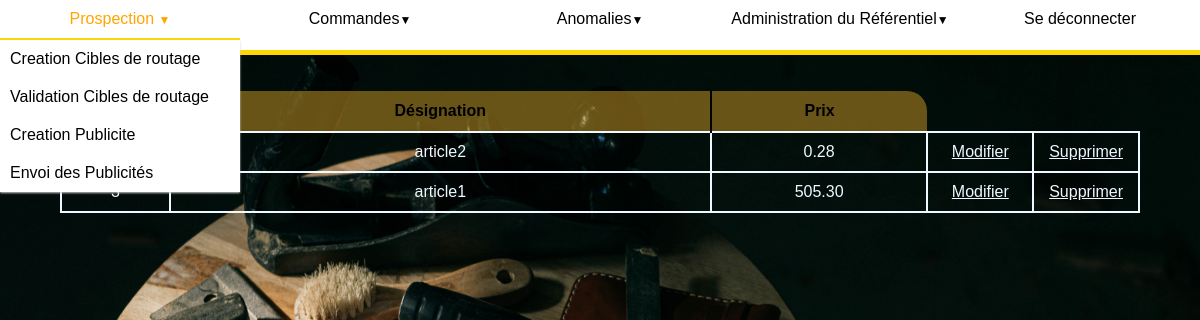
Page /referentiel/articles (signed in) on the committed database.
### referentiel/models.py (models this page shows, shortened)
class Article(models.Model):
    designation = models.CharField(max_length=200)
    prix = models.DecimalField(max_digits=6, decimal_places=2)

### referentiel/views.py (the view)
# urls.py: path('articles', views.tableArticle, name='affichageReferentielArticles'),
@permission_required("utilisateurs.perm_administrerRef")
def tableArticle(request):
    contexte = {'articles': Article.objects.all()}
    return render(request, 'referentiel/afficheArticle.html', contexte)

### referentiel/templates/referentiel/afficheArticle.html
{% extends 'referentiel/referentiel_view.html' %}
{%block content %}
{% load static %}
<link rel="stylesheet" type="text/css" href="{% static 'referentiel/afficheArticle.css' %}">
<div class="contenu">
    <table class="tableReferentiel">
        <th width="10%" id=gauche>Id de l'article</th>
        <th width="50%" class=milieu>Désignation</th>
        <th width="20%" id=droite>Prix</th>
        {% for i in articles %}
        <tr class="corps">
            <td>{{i.id}}</td>
            <td>{{i.designation}}</td>
            <td>{{i.prix}}</td>
            <td width=100px><a href="{% url 'referentiel:modifArticle' pk=i.id%}">Modifier</a></td>
            <td width=100px><a href="{% url 'referentiel:supressionArticle' pk=i.id%}">Supprimer</a></td>
        </tr>
        {% endfor %}
    </table>
</div>
{%endblock content %}

### referentiel/static/referentiel/navigationbar.css (style rules this page uses)
* { margin: 0px; padding: 0px; font-family: Avenir, sans-serif; }

### referentiel/static/referentiel/afficheArticle.css (style rules this page uses)
body { background-image: url('pexels-ivan-samkov-4491874.jpg'); background-size: 100% 100%; min-height: 900px; }
.contenu { padding-top: 3%; margin: 0 auto; width: 90%; min-height: 500px; border-radius: 3px; }
.contenu a { color: aliceblue; }
.tableReferentiel { table-layout: fixed; width: 100%; border-collapse: collapse; }
th { height: 40px; background-color: rgba(172, 132, 33, 0.603); text-align: center; }
.milieu { border-right: solid 2px black; border-left: solid 2px black; }
#gauche { border-top-left-radius: 20px; }
#droite { border-top-right-radius: 20px; }
tr { height: 40px; }
.corps>td { border: 2px solid aliceblue; text-align: center; padding: 10px; color: aliceblue; }

### rows in the picture
Article: designation "article2", prix "0.28"
Article: designation "article1", prix "505.30"
